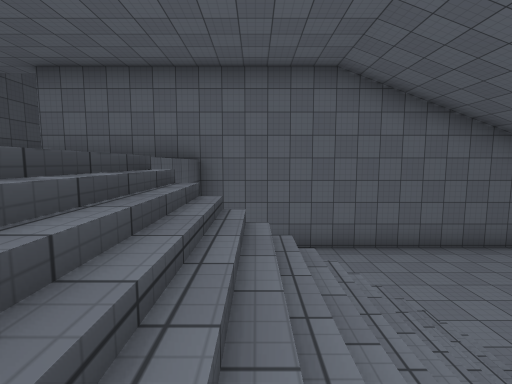
[1] (above)

24 first-person views from a walk through a 3-D level made in the Unity game engine. The camera is 1.2 m above the floor, tilts 6° down and sees 85° across. The floor is counted in squares, 2 m on a side. Each view is taken from the middle of a square. On the plan, view 1 faces up. The plan holds only what a view shows up to about 9 squares ahead; the rest is blank. The place goes on beyond the plan. The player character is not drawn. Surface patterns are stand-ins for the level's own textures.

[2]
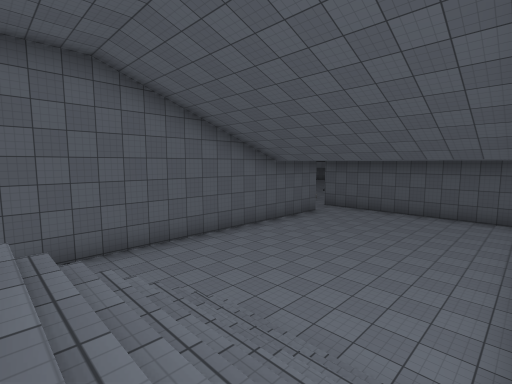

[3]
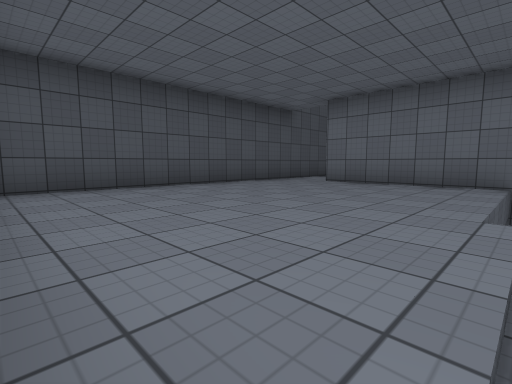

[4]
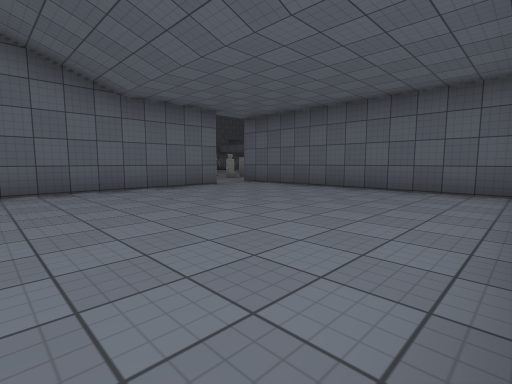

[5]
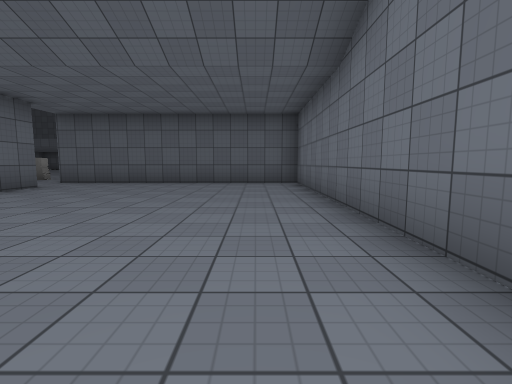

[6]
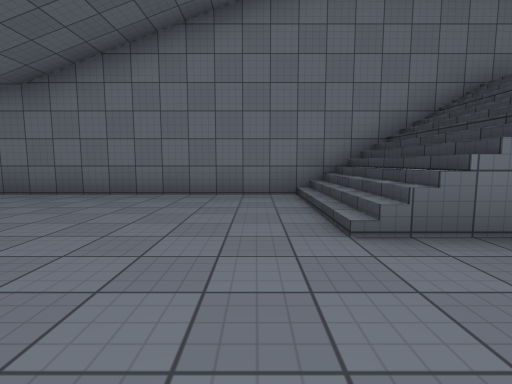

[7]
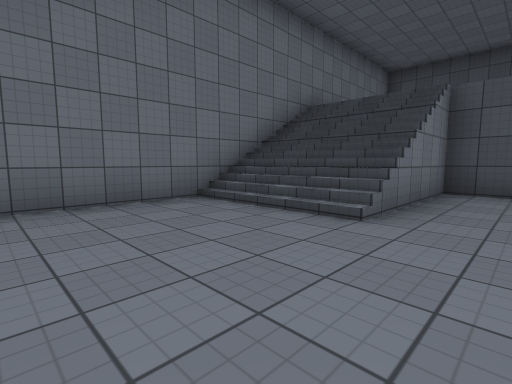

[8]
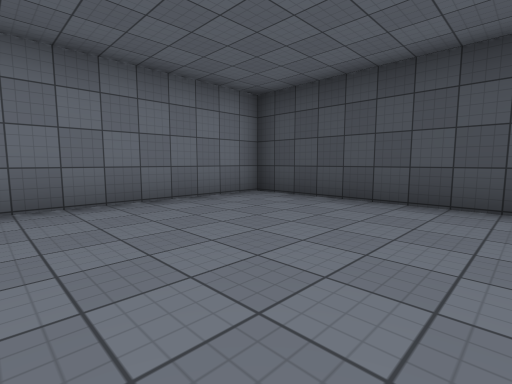

[9]
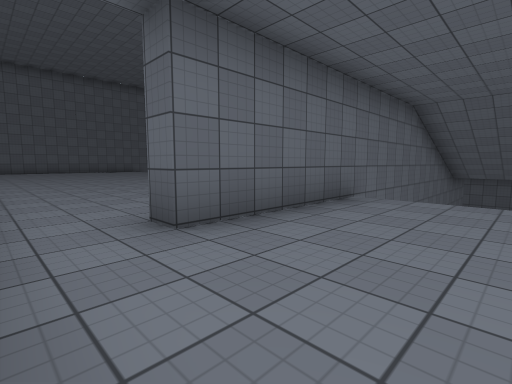

[10]
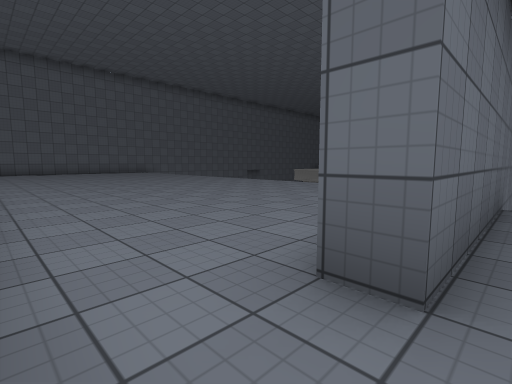

[11]
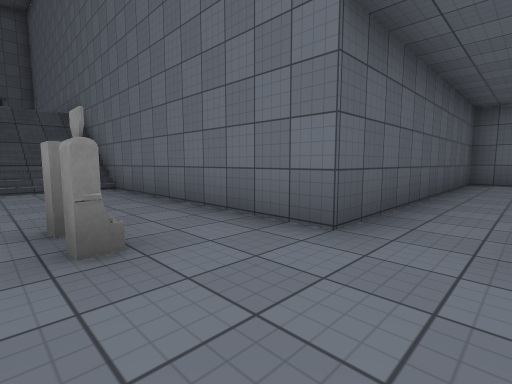

[12]
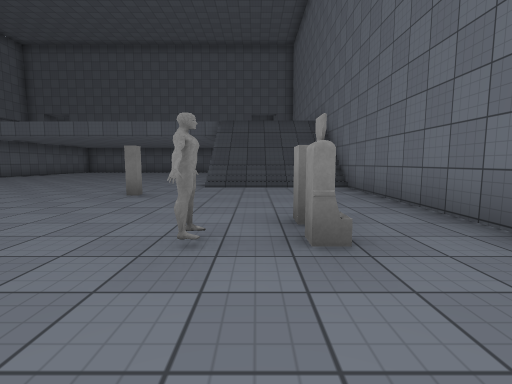

[13]
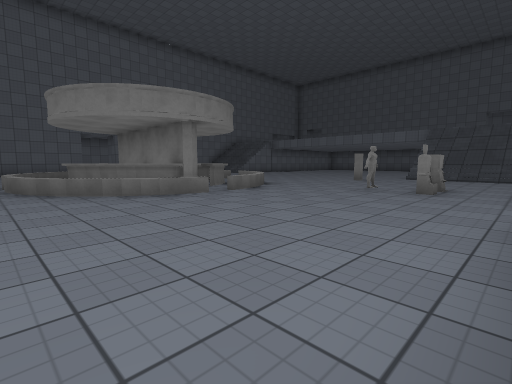

[14]
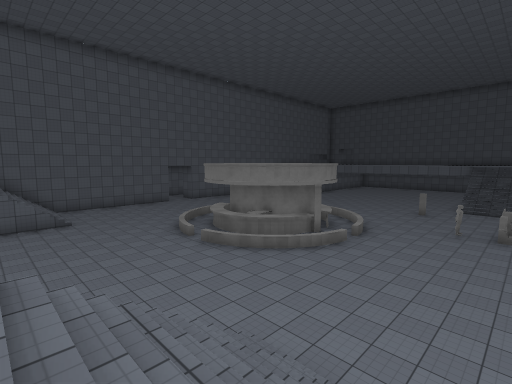

[15]
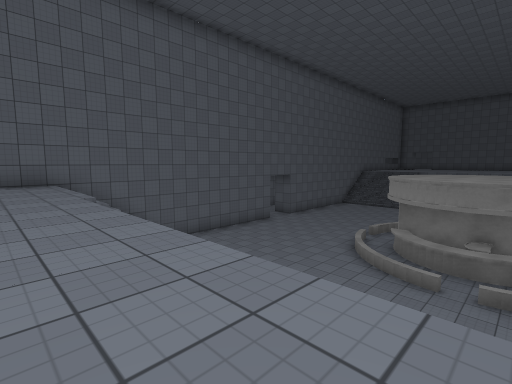

[16]
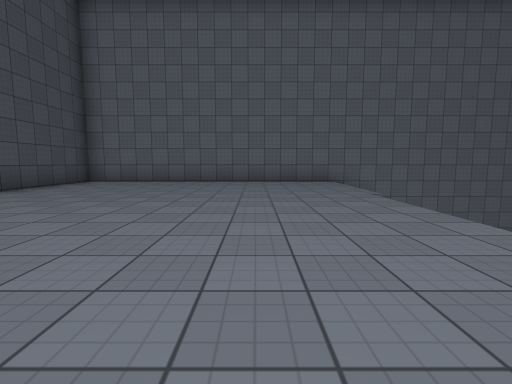

[17]
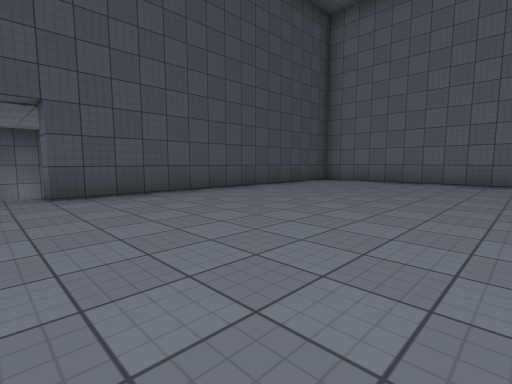

[18]
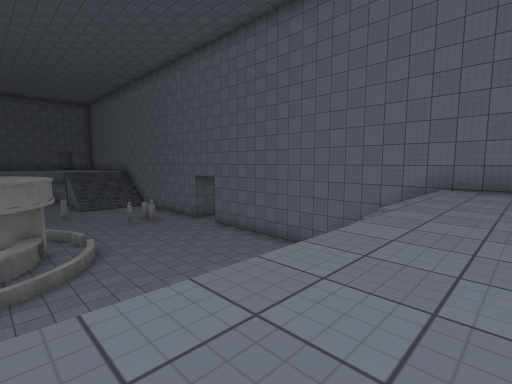

[19]
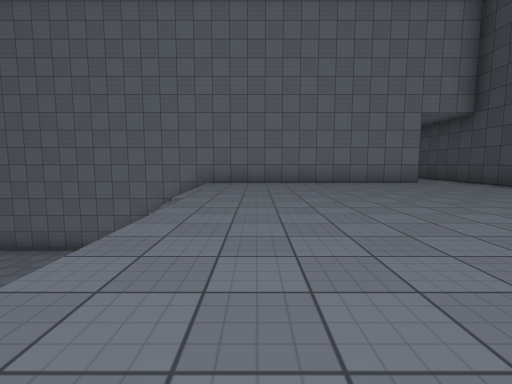

[20]
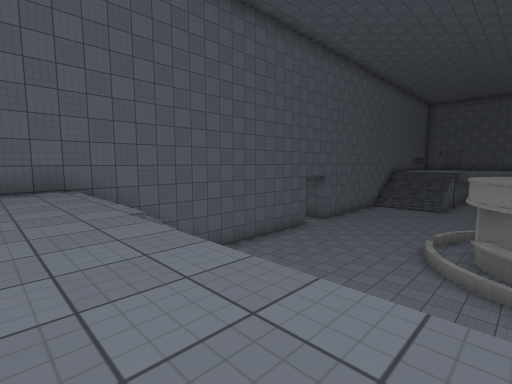

[21]
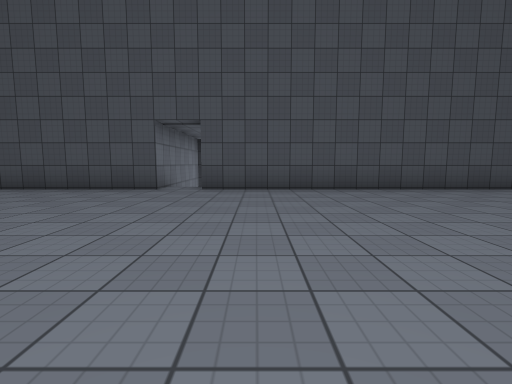

[22]
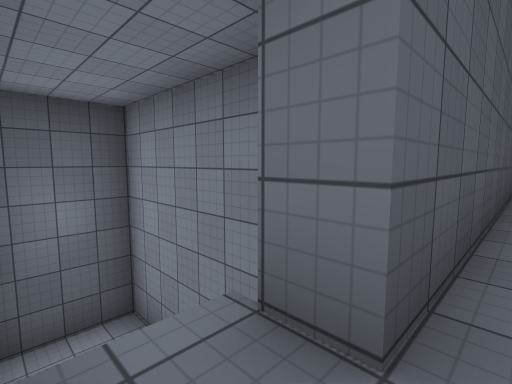

[23]
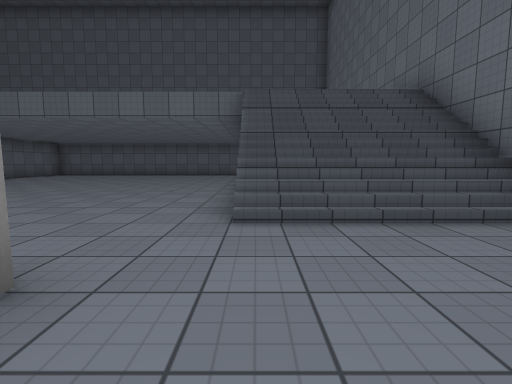

[24]
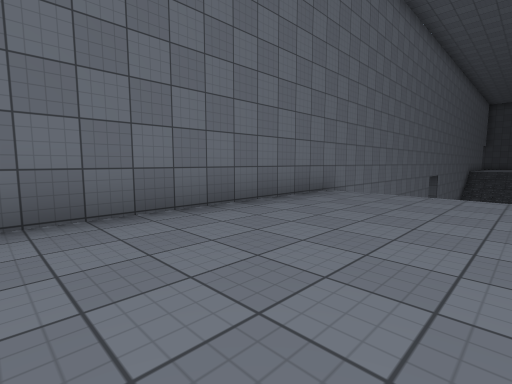

### Floor plan
Key: @ floor where view 1 was taken; # wall or solid block; . main floor; : floor 4 m higher than the main floor; / step, stairs or slope; = window, fence, low wall or low ledge; ^ raised ledge; O other object.
Columns run from 11 left of view 1 to 25 right of it. Each row starts with its distance up from view 1.
 23     ###############
 22     #::::::::   ...
 21     #::::::::   ....
 20     #::::::::// .....
 19     #:::::::/.........
 18     #:::::::/......=..=
 17     #:::::::/.....==^^           ..
 16 #####:::::::/.....=^##       .. ...
 15 #/  #/::::::/......^^#     ........
 14 #////:::::::/ ....=^##    .........
 13    ##:::::::/ ....==^#^= ..........
 12     #:::::::/ .....=.==............
 11     #:::::::/  ...........O........
 10     #::::::::///............///::::::
  9     #::::::::///.......OO...///::::::
  8     #::::::::/  ........O...///::::::
  7     #::::::::///............///::::::
  6     #::##############..##############
  5     #:::::.............#
  4     #:::::.............#
  3     #:::::////.........#
  2     #:::::////.........#
  1     #:::::////.........#
  0     #:::::/@//.........#
 -1     ####################

Positions as (right, up) in squares from view 1, and headings:
1: (0, 0), facing up
2: (0, 0), facing up-right
3: (-1, 0), facing up-left
4: (5, 0), facing up-right
5: (3, 1), facing right
6: (3, 5), facing down
7: (5, 4), facing down-left
8: (-2, 4), facing down-left
9: (-6, 4), facing up-right
10: (-6, 6), facing up-right
11: (10, 9), facing down-right
12: (10, 9), facing right
13: (6, 7), facing up-right
14: (2, 8), facing up-right
15: (0, 14), facing up-right
16: (-1, 14), facing up
17: (-1, 14), facing up-left
18: (0, 14), facing down-right
19: (0, 15), facing down
20: (0, 16), facing up-right
21: (0, 16), facing left
22: (-6, 14), facing up-left
23: (14, 10), facing right
24: (25, 10), facing down-left
